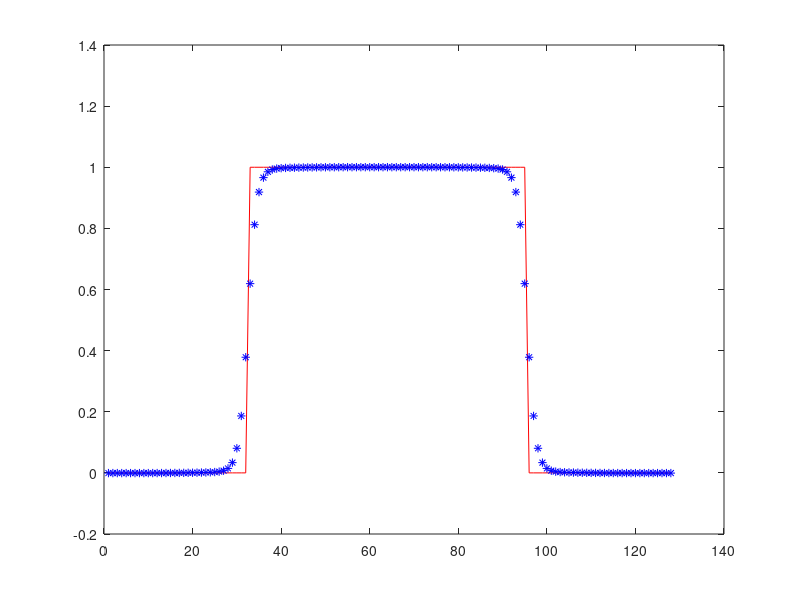

MATLAB code to generate this figure: (Note: this script raises an error after producing the figure.)
%% Numerical Solution
clear all;
D=1.0;
dt=0.01;
N=128;
m=2;
A=1.0;
kappa=1.0;
nstep=5000;
col_labels={'width_spec';'width_analytical'}; 

% Declarations
conc=zeros(N,1);
c_prime=zeros(N, 1);

% Initial profile
for i=1:N
    if (i>N/4 && i<3*N/4)
        conc(i)=1;
    end
end

plot(conc, 'r')
hold on

% Define g
g=zeros(N,1);


% Periodic Boundary
halfN=N/2;
delk=2*pi/N;

% Evolve the profile

for p=1:nstep
    
    % Define g
    g=2*A*conc.*(1-conc).*(1-2*conc);
    
    % FFT
    c_hat=fft(conc);
    g_hat=fft(g);
    
    for i=1:N
        
        %Periodic Boundary Condition
        if ((i) <= halfN)
            k=(i)*delk;
        end
        
        if ((i) > halfN)
            k=(i-N)*delk;
        end
        
        k2=k*k;
        k4=k2*k2;
        
        c_hat(i)=(c_hat(i)-dt*k2*g_hat(i))/(1+2*k4*dt);
    end
    
    conc=real(ifft(c_hat));
    
end
plot(conc, 'b*');

x1=get_N(conc, 0.075, 0.125);
x2=get_N(conc, 0.80, 0.95);
width_spec=x2-x1;


%% Analytical solution

x3=conc_analytical(0.1);
x4=conc_analytical(0.9);

width_analytical=x4-x3;
width_data=[width_spec;width_analytical];

table(col_labels, width_data)

%% Functions

function x_value = conc_analytical(c1)
x_value=2*atanh(2*c1-1);
end

function N_avg = get_N(conc_vector, lim_a, lim_b)
count=0;
sum_N=0;
istep=numel(conc_vector)/2;
for i=1:istep
    if (conc_vector(i)>lim_a && conc_vector(i)<lim_b)
        sum_N=sum_N+i;
        count=count+1;        
    end
end
N_avg=sum_N/count;
end
